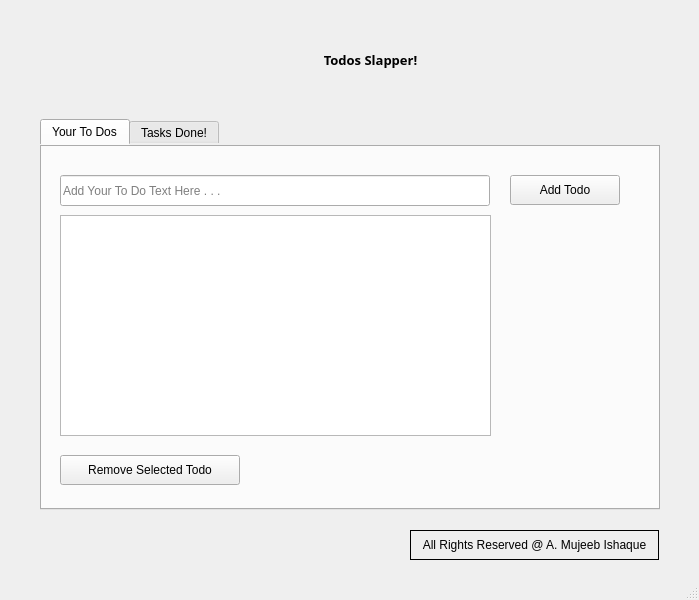
<?xml version="1.0" encoding="UTF-8"?>
<ui version="4.0">
 <class>MainWindow</class>
 <widget class="QMainWindow" name="MainWindow">
  <property name="enabled">
   <bool>true</bool>
  </property>
  <property name="geometry">
   <rect>
    <x>0</x>
    <y>0</y>
    <width>699</width>
    <height>600</height>
   </rect>
  </property>
  <property name="sizePolicy">
   <sizepolicy hsizetype="Minimum" vsizetype="Minimum">
    <horstretch>0</horstretch>
    <verstretch>0</verstretch>
   </sizepolicy>
  </property>
  <property name="minimumSize">
   <size>
    <width>500</width>
    <height>600</height>
   </size>
  </property>
  <property name="maximumSize">
   <size>
    <width>800</width>
    <height>625</height>
   </size>
  </property>
  <property name="windowTitle">
   <string>Todo Slap</string>
  </property>
  <widget class="QWidget" name="centralwidget">
   <property name="minimumSize">
    <size>
     <width>800</width>
     <height>600</height>
    </size>
   </property>
   <property name="maximumSize">
    <size>
     <width>800</width>
     <height>600</height>
    </size>
   </property>
   <widget class="QLabel" name="label">
    <property name="geometry">
     <rect>
      <x>290</x>
      <y>40</y>
      <width>161</width>
      <height>40</height>
     </rect>
    </property>
    <property name="font">
     <font>
      <family>Montserrat SemiBold</family>
      <pointsize>10</pointsize>
      <weight>75</weight>
      <bold>true</bold>
     </font>
    </property>
    <property name="layoutDirection">
     <enum>Qt::LeftToRight</enum>
    </property>
    <property name="frameShape">
     <enum>QFrame::NoFrame</enum>
    </property>
    <property name="lineWidth">
     <number>1</number>
    </property>
    <property name="text">
     <string>Todos Slapper!</string>
    </property>
    <property name="scaledContents">
     <bool>true</bool>
    </property>
    <property name="alignment">
     <set>Qt::AlignCenter</set>
    </property>
    <property name="margin">
     <number>5</number>
    </property>
   </widget>
   <widget class="QTabWidget" name="tabWidget">
    <property name="geometry">
     <rect>
      <x>40</x>
      <y>119</y>
      <width>620</width>
      <height>391</height>
     </rect>
    </property>
    <property name="sizePolicy">
     <sizepolicy hsizetype="Preferred" vsizetype="Preferred">
      <horstretch>0</horstretch>
      <verstretch>0</verstretch>
     </sizepolicy>
    </property>
    <property name="styleSheet">
     <string notr="true">border-color: rgb(85, 85, 255);</string>
    </property>
    <property name="currentIndex">
     <number>0</number>
    </property>
    <widget class="QWidget" name="todos_tab">
     <attribute name="icon">
      <iconset resource="icons/point_ico.qrc">
       <normaloff>:/image_point/point_ico.ico</normaloff>:/image_point/point_ico.ico</iconset>
     </attribute>
     <attribute name="title">
      <string>Your To Dos</string>
     </attribute>
     <widget class="QListView" name="listView">
      <property name="geometry">
       <rect>
        <x>20</x>
        <y>70</y>
        <width>431</width>
        <height>221</height>
       </rect>
      </property>
     </widget>
     <widget class="QLineEdit" name="add_todo_input">
      <property name="geometry">
       <rect>
        <x>20</x>
        <y>30</y>
        <width>430</width>
        <height>31</height>
       </rect>
      </property>
      <property name="alignment">
       <set>Qt::AlignLeading|Qt::AlignLeft|Qt::AlignVCenter</set>
      </property>
      <property name="placeholderText">
       <string extracomment="Add your todo here">Add Your To Do Text Here . . . </string>
      </property>
     </widget>
     <widget class="QPushButton" name="add_todo_btn">
      <property name="geometry">
       <rect>
        <x>470</x>
        <y>30</y>
        <width>110</width>
        <height>30</height>
       </rect>
      </property>
      <property name="text">
       <string>Add Todo</string>
      </property>
      <property name="icon">
       <iconset resource="icons/add.qrc">
        <normaloff>:/image_add/add.png</normaloff>:/image_add/add.png</iconset>
      </property>
      <property name="iconSize">
       <size>
        <width>25</width>
        <height>25</height>
       </size>
      </property>
     </widget>
     <widget class="QPushButton" name="delete_todo">
      <property name="geometry">
       <rect>
        <x>20</x>
        <y>310</y>
        <width>180</width>
        <height>30</height>
       </rect>
      </property>
      <property name="text">
       <string>Remove Selected Todo</string>
      </property>
      <property name="icon">
       <iconset resource="icons/minus.qrc">
        <normaloff>:/image_remove/minus.png</normaloff>:/image_remove/minus.png</iconset>
      </property>
     </widget>
    </widget>
    <widget class="QWidget" name="tasks_done_tab">
     <attribute name="icon">
      <iconset resource="icons/yes.qrc">
       <normaloff>:/image_yes/yes.png</normaloff>:/image_yes/yes.png</iconset>
     </attribute>
     <attribute name="title">
      <string>Tasks Done!</string>
     </attribute>
     <widget class="QListView" name="listView_2">
      <property name="geometry">
       <rect>
        <x>20</x>
        <y>50</y>
        <width>571</width>
        <height>270</height>
       </rect>
      </property>
     </widget>
     <widget class="QLabel" name="label_2">
      <property name="geometry">
       <rect>
        <x>20</x>
        <y>10</y>
        <width>141</width>
        <height>30</height>
       </rect>
      </property>
      <property name="font">
       <font>
        <family>Montserrat SemiBold</family>
        <pointsize>8</pointsize>
        <weight>50</weight>
        <bold>false</bold>
       </font>
      </property>
      <property name="frameShape">
       <enum>QFrame::NoFrame</enum>
      </property>
      <property name="frameShadow">
       <enum>QFrame::Plain</enum>
      </property>
      <property name="text">
       <string>Completed Tasks</string>
      </property>
      <property name="alignment">
       <set>Qt::AlignCenter</set>
      </property>
      <property name="margin">
       <number>5</number>
      </property>
     </widget>
    </widget>
   </widget>
   <widget class="QLabel" name="r">
    <property name="geometry">
     <rect>
      <x>410</x>
      <y>530</y>
      <width>249</width>
      <height>30</height>
     </rect>
    </property>
    <property name="frameShape">
     <enum>QFrame::Box</enum>
    </property>
    <property name="text">
     <string>All Rights Reserved @ A. Mujeeb Ishaque</string>
    </property>
    <property name="alignment">
     <set>Qt::AlignCenter</set>
    </property>
    <property name="margin">
     <number>5</number>
    </property>
   </widget>
   <widget class="QLabel" name="slapper_image">
    <property name="geometry">
     <rect>
      <x>200</x>
      <y>20</y>
      <width>90</width>
      <height>80</height>
     </rect>
    </property>
    <property name="text">
     <string/>
    </property>
    <property name="pixmap">
     <pixmap resource="icons/slap_pixmap.qrc">:/image_slap/slap_pixmap.jpg</pixmap>
    </property>
    <property name="scaledContents">
     <bool>true</bool>
    </property>
   </widget>
  </widget>
  <widget class="QStatusBar" name="statusbar"/>
 </widget>
 <resources>
  <include location="icons/point_ico.qrc"/>
  <include location="icons/minus.qrc"/>
  <include location="icons/add.qrc"/>
  <include location="icons/slap_pixmap.qrc"/>
  <include location="icons/yes.qrc"/>
 </resources>
 <connections/>
</ui>
